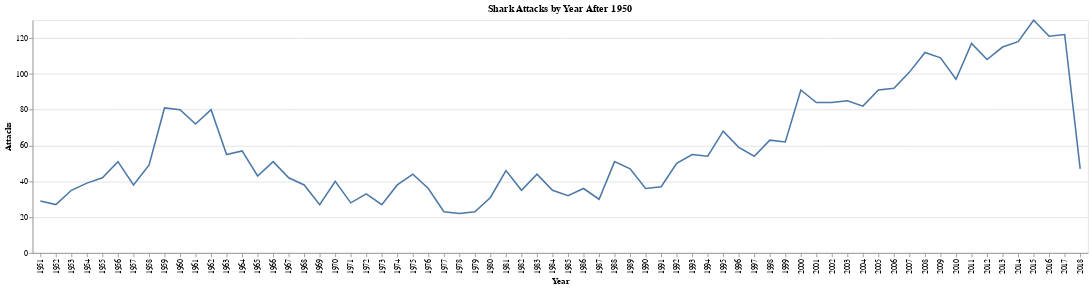

The notebook cell this image was saved under:
### Markdown cell above
The above chart shows a very large timespan. This can be simplified a bit by only focusing on more recent data, such as just attacks since 1950.

### Code cell
attacks_by_year_1950 = alt.Chart(attack_years[attack_years['Year'] > 1950], title = 'Shark Attacks by Year After 1950').mark_line().encode(
    x = 'Year:N',
    y = 'Attacks'
).configure_range(
    category={'scheme': color_scheme}
)


attacks_by_year_1950

### Figure 1 — Vega-Lite specification as saved in the notebook (floating-point values rounded to 4 significant figures)
{"config": {"view": {"continuousWidth": 300, "continuousHeight": 300}, "range": {"category": {"scheme": ["#e9dfd7", "#c3b8af", "#595959", "#423d3e", "#97bfc5", "#799ba0"]}}}, "data": {"name": "data-a7d578ac1693044b5c357cccb8099a0f"}, "mark": {"type": "line"}, "encoding": {"x": {"field": "Year", "type": "nominal"}, "y": {"field": "Attacks", "type": "quantitative"}}, "title": "Shark Attacks by Year After 1950", "$schema": "https://vega.github.io/schema/vega-lite/v5.14.1.json", "datasets": {"data-a7d578ac1693044b5c357cccb8099a0f": [{"Year": 1951.0, "Attacks": 29}, {"Year": 1952.0, "Attacks": 27}, {"Year": 1953.0, "Attacks": 35}, {"Year": 1954.0, "Attacks": 39}, {"Year": 1955.0, "Attacks": 42}, {"Year": 1956.0, "Attacks": 51}, {"Year": 1957.0, "Attacks": 38}, {"Year": 1958.0, "Attacks": 49}, {"Year": 1959.0, "Attacks": 81}, {"Year": 1960.0, "Attacks": 80}, {"Year": 1961.0, "Attacks": 72}, {"Year": 1962.0, "Attacks": 80}, {"Year": 1963.0, "Attacks": 55}, {"Year": 1964.0, "Attacks": 57}, {"Year": 1965.0, "Attacks": 43}, {"Year": 1966.0, "Attacks": 51}, {"Year": 1967.0, "Attacks": 42}, {"Year": 1968.0, "Attacks": 38}, {"Year": 1969.0, "Attacks": 27}, {"Year": 1970.0, "Attacks": 40}, {"Year": 1971.0, "Attacks": 28}, {"Year": 1972.0, "Attacks": 33}, {"Year": 1973.0, "Attacks": 27}, {"Year": 1974.0, "Attacks": 38}, {"Year": 1975.0, "Attacks": 44}, {"Year": 1976.0, "Attacks": 36}, {"Year": 1977.0, "Attacks": 23}, {"Year": 1978.0, "Attacks": 22}, {"Year": 1979.0, "Attacks": 23}, {"Year": 1980.0, "Attacks": 31}, {"Year": 1981.0, "Attacks": 46}, {"Year": 1982.0, "Attacks": 35}, {"Year": 1983.0, "Attacks": 44}, {"Year": 1984.0, "Attacks": 35}, {"Year": 1985.0, "Attacks": 32}, {"Year": 1986.0, "Attacks": 36}, {"Year": 1987.0, "Attacks": 30}, {"Year": 1988.0, "Attacks": 51}, {"Year": 1989.0, "Attacks": 47}, {"Year": 1990.0, "Attacks": 36}, {"Year": 1991.0, "Attacks": 37}, {"Year": 1992.0, "Attacks": 50}, {"Year": 1993.0, "Attacks": 55}, {"Year": 1994.0, "Attacks": 54}, {"Year": 1995.0, "Attacks": 68}, {"Year": 1996.0, "Attacks": 59}, {"Year": 1997.0, "Attacks": 54}, {"Year": 1998.0, "Attacks": 63}, {"Year": 1999.0, "Attacks": 62}, {"Year": 2000.0, "Attacks": 91}, {"Year": 2001.0, "Attacks": 84}, {"Year": 2002.0, "Attacks": 84}, {"Year": 2003.0, "Attacks": 85}, {"Year": 2004.0, "Attacks": 82}, {"Year": 2005.0, "Attacks": 91}, {"Year": 2006.0, "Attacks": 92}, {"Year": 2007.0, "Attacks": 101}, {"Year": 2008.0, "Attacks": 112}, {"Year": 2009.0, "Attacks": 109}, {"Year": 2010.0, "Attacks": 97}, {"Year": 2011.0, "Attacks": 117}, {"Year": 2012.0, "Attacks": 108}, {"Year": 2013.0, "Attacks": 115}, {"Year": 2014.0, "Attacks": 118}, {"Year": 2015.0, "Attacks": 130}, {"Year": 2016.0, "Attacks": 121}, {"Year": 2017.0, "Attacks": 122}, {"Year": 2018.0, "Attacks": 47}]}}
